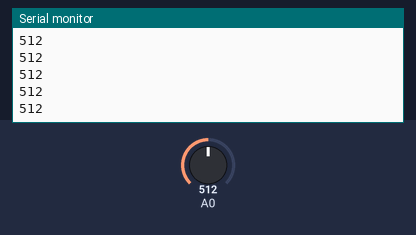
This sketch was run on a simulated Arduino Uno, built with avr-gcc and run on an emulated ATmega328P. On the bench: the last lines printed to the serial monitor. The inputs (shaded band) are chosen by the test bench; at power-on: A0 = 512.

Above: at 1.2 s.
1.3 s: A0 set to 716
At 2.2 s:
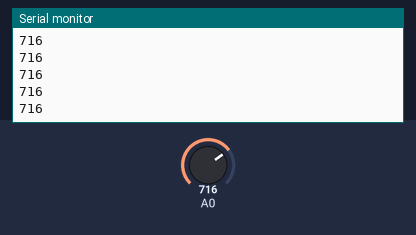
2.8 s: A0 set to 900
At 3.6 s:
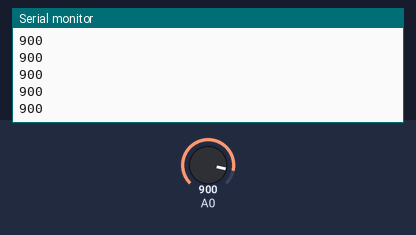
Timing chart, 0 to 5.8 s (numbered marks = the images above; inputs shaded):
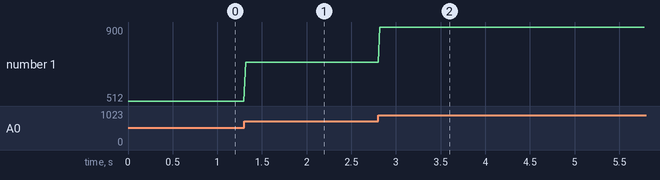

Measured:
- after the input at 1.3 s, the serial monitor: prints a new line at once (image 1)
- after the input at 2.8 s, the serial monitor: prints a new line at once (image 2)
- plotted number 1: 512 → 716 after the input at 1.3 s, 716 → 900 after the input at 2.8 s

The sketch:

sketch_heartbeat.ino
```cpp
void setup() {
  Serial.begin(9600);
}

void loop() {
  int res = analogRead(0);
  Serial.println(res);
  delay(20);
}
```
